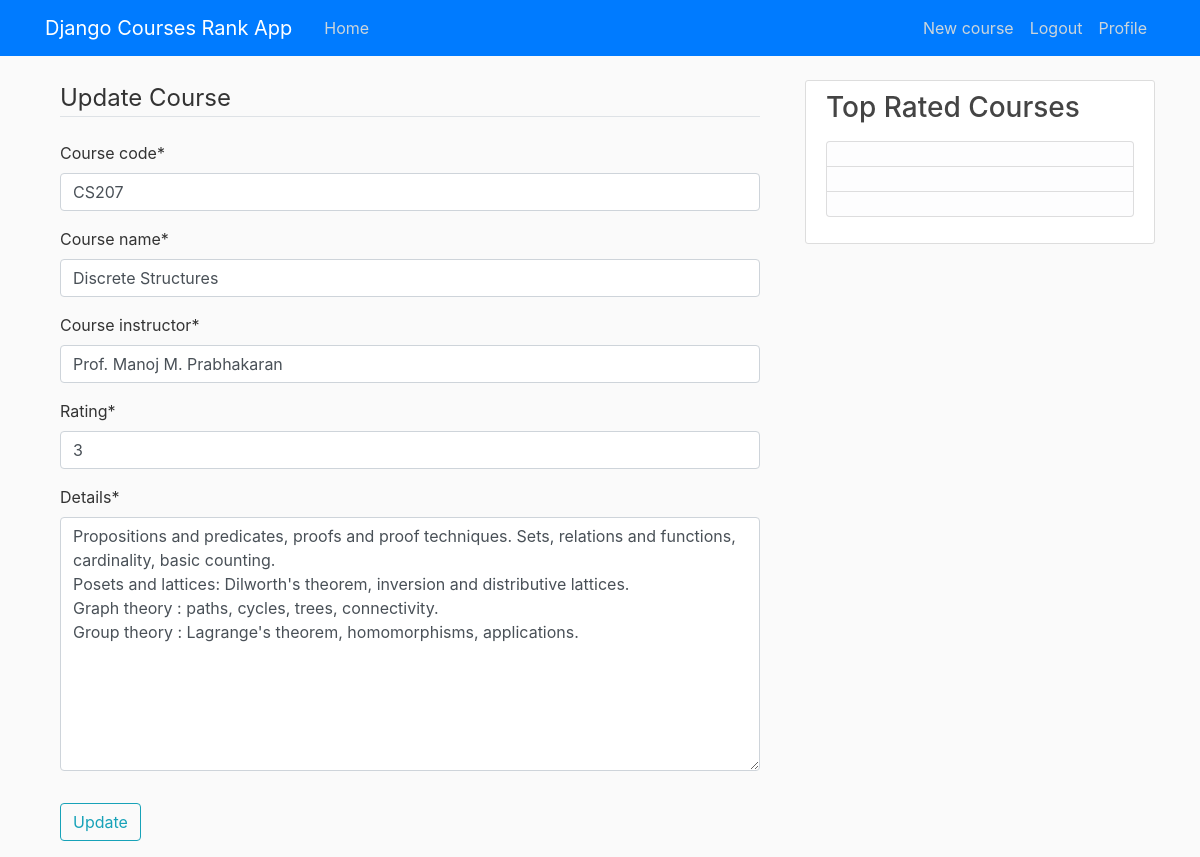
The page /course/4/update/ (signed in) on the database its author committed.
### courses/models.py (models this page shows, shortened)
class Course(models.Model):
    course_name = models.CharField(max_length=40)
    course_instructor = models.CharField(max_length=50, default="")
    course_code = models.CharField(max_length=50)
    details = models.TextField()
    rating = models.IntegerField(default = 0)
    course_likes = models.ManyToManyField(User, related_name='likes', blank = True)
    course_dislikes = models.ManyToManyField(User, related_name='dislikes', blank = True)

### courses/views.py (the view)
# urls.py: path('course/<int:pk>/update/', CourseUpdateView.as_view(), name = "courses_update"),
class CourseUpdateView(LoginRequiredMixin, UserPassesTestMixin, UpdateView):
    model = Course
    template_name = "courses/course_update.html"
    fields = []
    def test_func(self):
        if self.request.user.is_superuser:
            self.fields = ['course_code', 'course_name', 'course_instructor', 'rating', 'details']
        return True

### courses/templates/courses/course_update.html (shortened to what this page needs)
{% extends "courses/base.html" %}
{% load crispy_forms_tags %}
{% block content %}
    <div class = "container">
        <form method="POST">
            <fieldset class = "form-group">
                <legend class = "border-bottom mb-4">
                    Update Course
                </legend>
                {{ form|crispy }}
            </fieldset>
            <div class = "form-group">
                <button class = "btn btn-outline-info" type = "submit">
                    Update
                </button>
            </div>
        </form>
    </div>
{% endblock content %}

### courses/static/courses/main.css (style rules this page uses)
body { background: #fafafa; color: #333333; margin-top: 5rem; }

### rows shown on the page
Course: course_code "CS207", course_name "Discrete Structures", course_instructor "Prof. Manoj M. Prabhakaran", rating "3", details "Propositions and predicates, proofs and proof techniques. Sets, relations and functions, cardinality, basic counting. Posets and lattices: Dilworth's theorem, inversion and distributive lattices. Graph theory : paths, cycles, trees, connectivity. Group theory : Lagrange's theorem, homomorphisms, applications."
